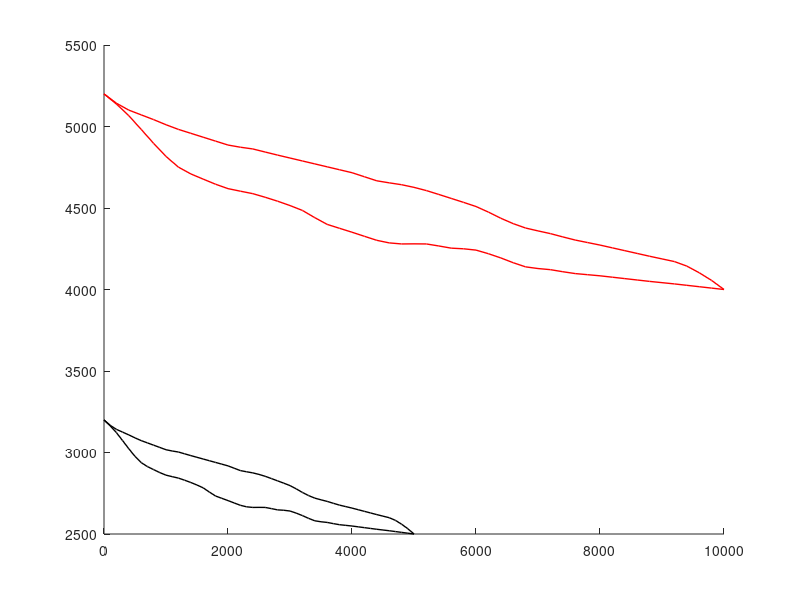

Write the MATLAB code that produced this figure.
clear,clc

load geo_arolla.mat
hS = geo.hS;
hB = geo.hB;
xi = geo.xi;
Wsuf = geo.Wsurf;

delta_hS = max(hS) - min(hS);
delta_hB = max(hB) - min(hB);
delta_xi = max(xi) - min(xi);

norm_hS = (hS-min(hS))/delta_hS;
norm_hB = (hB-min(hB))/delta_hB;
norm_xi = (xi-min(xi))/delta_xi;

hS1 = norm_hS*1200 + 4000;
hB1 = norm_hB*1200 + 4000;
xi1 = norm_xi*10e3;
H1 = hS1 - hB1;

hold on
plot(xi, hS, 'k-', 'linewidth', 1)
plot(xi, hB, 'k-', 'linewidth', 1)

plot(xi1, hS1, 'r-', 'linewidth', 1)
plot(xi1, hB1, 'r-', 'linewidth', 1)

geo.xi = xi1;
geo.hS = hS1;
geo.hB = hB1;
geo.H = H1;

% save geo_poly_valley geo
